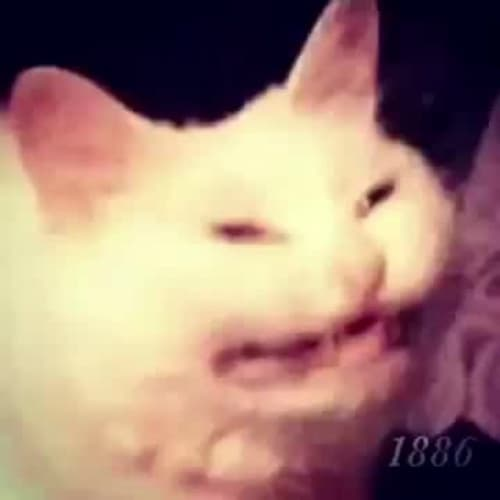
%> input picture 50673281_541519052991724_1763397349922570240_n.jpg, 500 x 500 px
$ octave --eval "plotImages('50673281_541519052991724_1763397349922570240_n.jpg');"   (GNU Octave 9; MATLAB toolbox functions it lacks are replaced by stand-ins)
%> lines starting %> are read from the running program, lines starting %| are printed output that depends on the picture
%> in plotImages, P is the input picture: size 500x500x3 uint8; mean R, G, B 161.3, 128.7, 117.2
### compress_image.m
function [ compressedP, compression_rate ] = compress_image( P, tol )
%> called with tol = 12
% Compresses an image setting small Fourier coefficients to 0
%
% Consumed values:
% P is a n x m x 3 colour image matrix
% tol is a nonnegative number used in the compression of the
% Fourier coefficients (only coefficients greater than tol are
% maintained)
%
% Produced values:
% compressedP is the n x m x 3 colour image matrix, which is the same
% size as P, but which is constructed from the compressed Fourier
% coefficients of P
% compression_rate is a number between 0 and 100, which gives the
% percentage of zero Fourier coefficients set to 0 (i.e. whose
% values were less than tol).
% compression_rate is calculated as the total number of Fourier
% coefficients set to 0 in the compression process divided by the
% number of pixels in the padded image matrix of P.
%
% save the original size of P
[rows,columns,colours] = size(P);
%> rows = 500; columns = 500; colours = 3
% Pad matrix is assist with 15x15 block processing
paddedP = pad15(P);
[padded_rows, padded_columns, padded_colours] = size(paddedP);
% initialize compressedP to all uint8 zeros.
compressedP = zeros(padded_rows, padded_columns, colours, 'uint8');
num_zeros = 0;
% for each colour
for colour = 1:3
    % Divide paddedP(:,:,colour) into 15x15 blocks, processing each in term,
    % and saving the result in compressedP.
    rows_of_15 = padded_rows/15;
    cols_of_15 = padded_columns/15;
    for r = 0:rows_of_15 - 1
        for c = 0:cols_of_15 - 1
            block = paddedP(15*r+1:15*(r+1), 15*c+1:15*(c+1), colour);
            [modified,nz] = process_block(block,tol);
            num_zeros = num_zeros+nz;
            compressedP(15*r+1:15*r+15,15*c+1:15*c+15,colour) = modified;
        end
    end
end
% Trim any extra rows and columns of P
compressedP = compressedP(1:rows,1:columns,:);
compression_rate = 100*num_zeros/(padded_rows*padded_columns*colours);
end

### pad15.m
function [ P_padded ] = pad15( P )
%pad - produces a new matrix like P, except that the number of rows and
%columns are both multiples of 15.
% Note that P is n x m x 3.
% Rows and columns of 0 are added to the "end" of P, if needed.
% save original size of P
[rows,columns,colours] = size(P);
%> rows = 500; columns = 500; colours = 3
% determine the number of "extra" rows and columns in P
rm15 = mod(rows,15);
%> rm15 = 5
cm15 = mod(columns,15);
%> cm15 = 5
% Add 15-rm15 rows of zeros to each of the colour matrices
% The number of rows in each of P1, P2, P3 is now a multiple of 15.
if rm15 > 0
    P_pad(:,:,1) = [P(:,:,1);zeros(15-rm15, columns)];
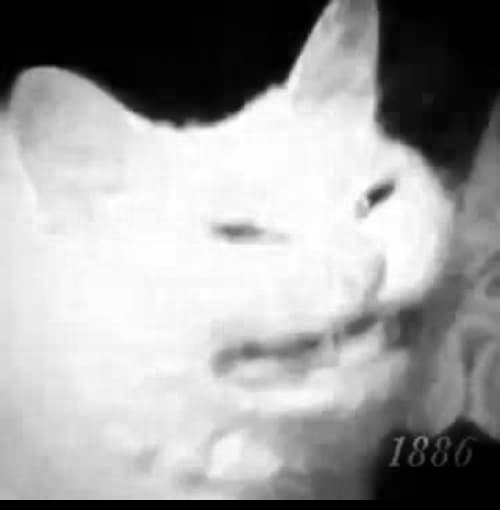
%> P_pad: size 510x500 uint8; min 0, max 255, mean 158.1
    P_pad(:,:,2) = [P(:,:,2);zeros(15-rm15, columns)];
    P_pad(:,:,3) = [P(:,:,3);zeros(15-rm15, columns)];
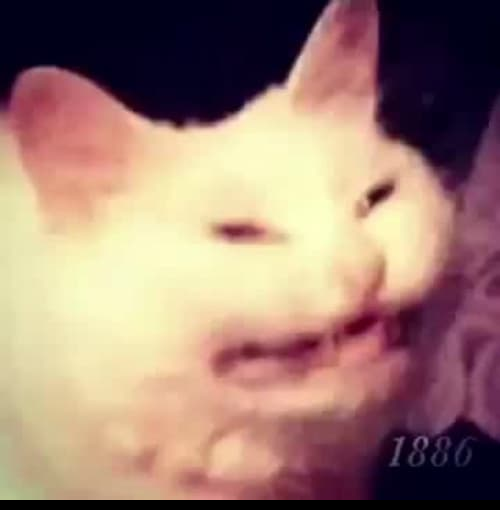
%> P_pad: size 510x500x3 uint8; mean R, G, B 158.1, 126.2, 114.9
else
    P_pad = P;
end
% Add 15-cm15 columns to the already enlarged matrices
% The number of columns in each of P1, P2, P3 is now a multiple of 15.
[rows,c1] = size(P_pad);
%> rows = 510; c1 = 1500
if cm15 > 0
P_padded(:,:,1) = cat(2, P_pad(:,:,1), zeros(rows,15-cm15));
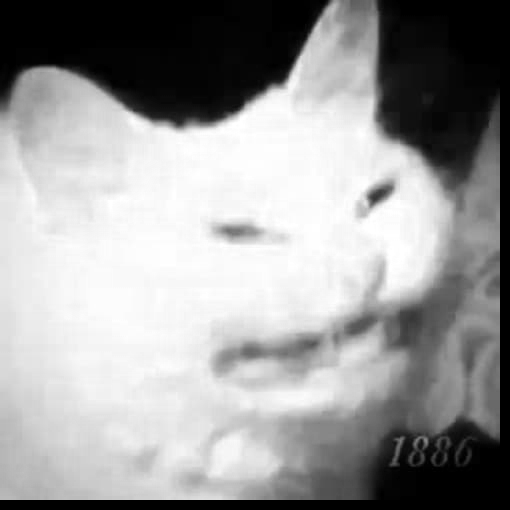
%> P_padded: size 510x510 uint8; min 0, max 255, mean 155
P_padded(:,:,2) = cat(2, P_pad(:,:,2), zeros(rows,15-cm15));
P_padded(:,:,3) = cat(2, P_pad(:,:,3), zeros(rows,15-cm15));
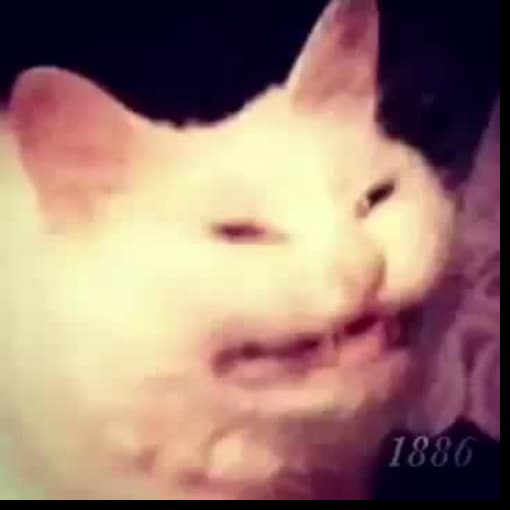
%> P_padded: size 510x510x3 uint8; mean R, G, B 155, 123.7, 112.6
else
P_padded = P_pad;
end
end

### plotImages.m
function [ ] = plotImages( image_file)
% plotImages plots the image in image_file with various levels
% of compression
%
% Consumed value:
% image_file is the name of a jpg/jpeg file in the current
% folder that will be displayed with approximately 50, 80, and 95%
% compression
orient landscape;
% Experiment with the values of tol50, tol80, tol95
% to achieve compressions rates close to 50%, 80%, and 95%
P = imread(image_file);
subplot(2,2,1);
image(P);
title('Original Image');
axis off;
subplot(2,2,2);
tol50 = 12; % You have to adjust this value
[cP50, comp50] = compress_image(P, tol50);
%> after the loop in compress_image, `for colour = 1:3`: num_zeros = 452477
%> in compress_image, `compression_rate = 100*num_zeros/(padded_rows*padded_columns*colours);`: compression_rate = 57.99
%> comp50 = 57.99
image(cP50);
title(strcat('Compression Rate: ',num2str(comp50)));
axis off;
subplot(2,2,3);
tol80 = 45; % You have to adjust this value
[cP80, comp80] = compress_image(P, tol80);
%> comp80 = 83.05
image(cP80);
title(strcat('Compression Rate: ',num2str(comp80)));
axis off;
subplot(2,2,4);
tol95 = 226; % You have to adjust this value
[cP95, comp95] = compress_image(P, tol95);
%> comp95 = 95.54
image(cP95);
title(strcat('Compression Rate: ',num2str(comp95)));
axis off;
end
